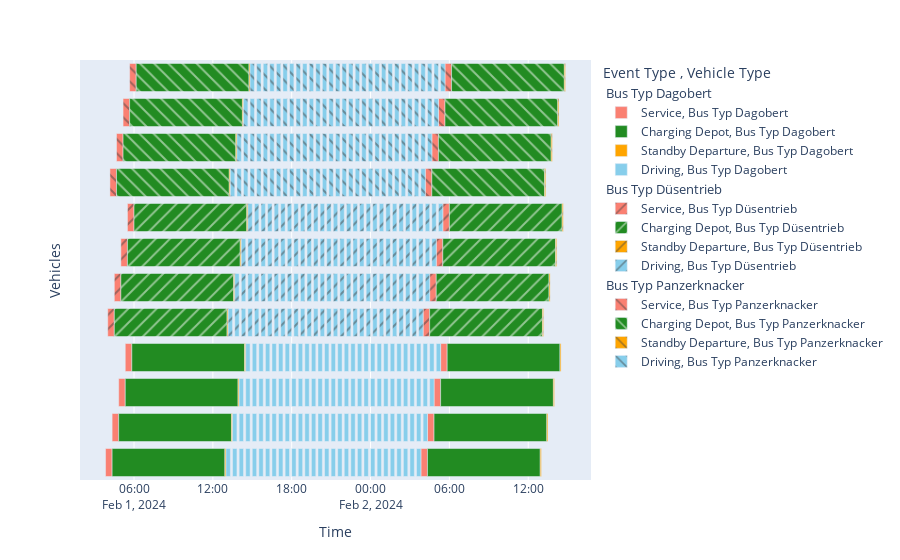

Here is the notebook cell this chart was saved with:
### Code cell
import eflips.eval.input.prepare
import eflips.eval.input.visualize
import eflips.eval.output.prepare
import eflips.eval.output.visualize

COLOR_SCHEME = "event_type" # Andere Möglichkeiten:  "soc", "location"
df = eflips.eval.output.prepare.depot_event(scenario2.id, session2)
fig = eflips.eval.output.visualize.depot_event(df, color_scheme=COLOR_SCHEME)
fig.show()
